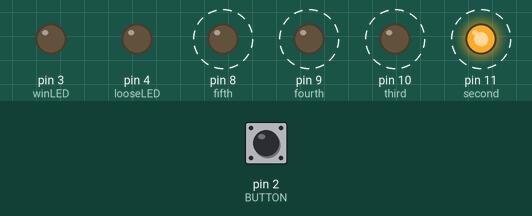
The sketch below on a simulated Arduino Uno, built with avr-gcc and run on an emulated ATmega328P. Shown: output pins drawn as LEDs (lit = HIGH). Dashed ring = blinking. The inputs (shaded band) are chosen by the test bench; at power-on: pin 2 (BUTTON) LOW. Pins used as bus, display or sensor lines are not drawn.

Above: at 1.2 s.
1.3 s: pin 2 (BUTTON) pulled HIGH for 0.15 s
At 2.15 s:
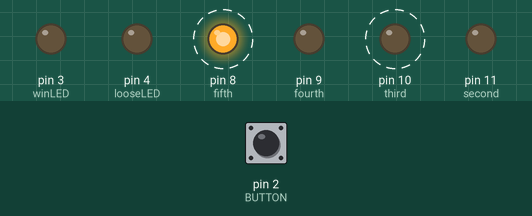
4.3 s: pin 2 (BUTTON) pulled HIGH for 1 s
At 5.06 s:
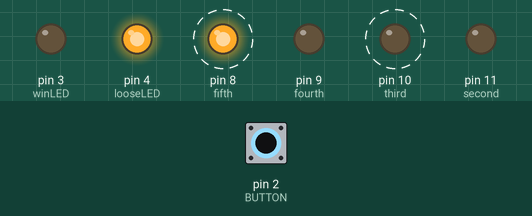
7.3 s: pin 2 (BUTTON) pulled HIGH for 3.2 s
At 7.6 s:
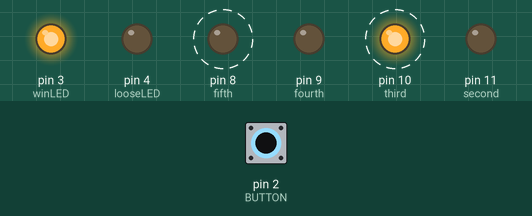
Timing chart, 0 to 18.0 s (numbered marks = the images above; inputs shaded):
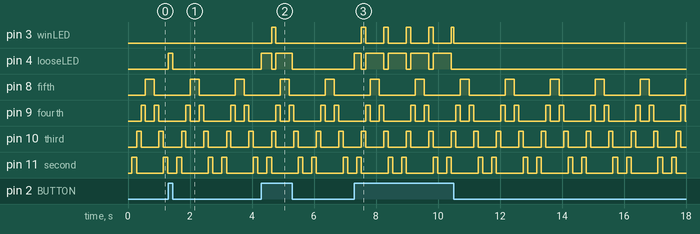

Measured:
- after the input at 1.3 s, pin 4 (looseLED): LOW → HIGH at once, → LOW 0.15 s later
- after the input at 4.3 s, pin 3 (winLED): LOW → HIGH after 0.33 s, → LOW 0.14 s later; pin 4 (looseLED): LOW → HIGH at once, → LOW 0.33 s later, → HIGH 0.14 s later, → LOW 0.53 s later
- after the input at 7.3 s, pin 3 (winLED): goes 4 × (HIGH 0.14 s, LOW 0.58 s), HIGH 0.07 s, then LOW, starting after 0.23 s; pin 4 (looseLED): LOW → HIGH at once, then repeats every 0.72 s: LOW 0.14 s, HIGH 0.58 s, until it stays LOW from 10.4 s
- by itself, pin 8 (fifth): alternates HIGH for 0.29 s and LOW for 1.2 s
- by itself, pin 9 (fourth): repeats every 1.5 s: LOW 0.29 s, HIGH 0.14 s, LOW 0.87 s, HIGH 0.14 s
- by itself, pin 10 (third): alternates HIGH for 0.14 s and LOW for 0.58 s
- by itself, pin 11 (second): repeats every 1.4 s: LOW 0.86 s, HIGH 0.15 s, LOW 0.29 s, HIGH 0.15 s

The sketch:

Figueroa_Antonio_Lab2.ino
```cpp
// Keeps track of the next millis() value at which we should run
unsigned long nextRun = 0;

// What is the current value of our scanner?
float currentVal = 0.01;
// Determines both direction and amount of change per cycle
float interval = 0.01;

// Constants
const int winLED = 3;      //Indicates a win
const int looseLED = 4;    //Indicates a loss

const int first = 12;
const int second = 11;
const int third = 10;
const int fourth = 9;
const int fifth = 8;
const int time = 75;

const int BUTTON = 2;     //Button Location

void setup() {

  pinMode(winLED,OUTPUT);
  pinMode(looseLED,OUTPUT);

  pinMode(first, OUTPUT);
  pinMode(second, OUTPUT);
  pinMode(third, OUTPUT);
  pinMode(fourth, OUTPUT);
  pinMode(fifth, OUTPUT);

  pinMode(BUTTON,INPUT);

}

void doStuff(){
  if (currentVal > 1 || currentVal <= 0){
    interval *= -1;
  }
   currentVal += interval;
   updateLarry(currentVal);
}


void updateLarry(float val){
  // a value of zero will light the first led
  // a value of 1 will light the last led
  // there iwll be stuff in between...
  digitalWrite(first,(val > 0 && val <= 0.2)?HIGH:LOW);
  digitalWrite(second,(val >= 0.2 && val <= 0.4)?HIGH:LOW);
  digitalWrite(third,(val >= 0.4 && val <= 0.6)?HIGH:LOW);
  digitalWrite(fourth,(val >= 0.6 && val <= 0.8)?HIGH:LOW);
  digitalWrite(fifth,(val >= 0.8 && val <= 1.0)?HIGH:LOW);

  if (digitalRead(BUTTON) == HIGH){
    if (val >= 0.4 && val <= 0.6){
      digitalWrite(winLED,HIGH);
      digitalWrite(looseLED,LOW);
    }else{
      digitalWrite(looseLED,HIGH);
      digitalWrite(winLED,LOW);
    }
  }else{
    digitalWrite(winLED,LOW);
    digitalWrite(looseLED,LOW);
  }

}

void loop() {
  unsigned long currentTime = millis();
  if(currentTime >= nextRun){
    doStuff();
    nextRun = millis() + 7;
  }
}
```
